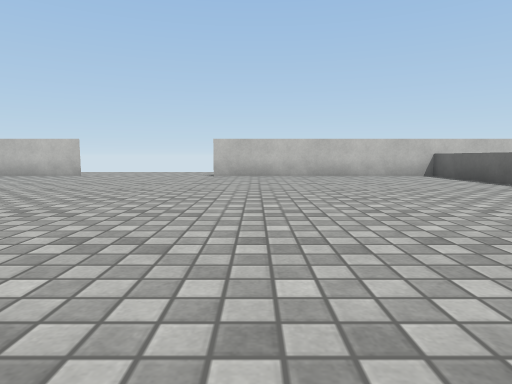
[1] (above)

16 first-person views from a walk through a scene from a Unity 3-D project. The camera is 0.3 m above the floor, tilts 6° down and sees 75° across. Doors are open. The floor is counted in squares, 0.5 m on a side. Each view is taken from the middle of a square. On the plan, view 1 faces up. The plan holds only what a view shows up to about 9 squares ahead; the rest is blank. The place goes on beyond the plan. Surface patterns are stand-ins for the level's own textures.

[2]
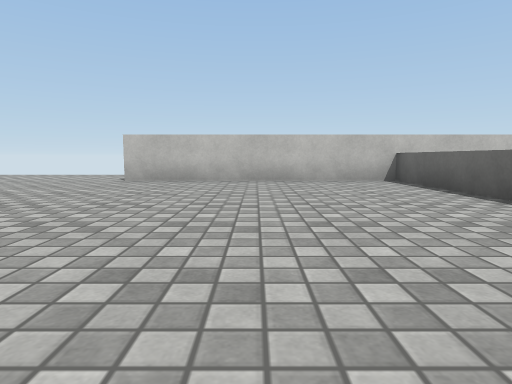

[3]
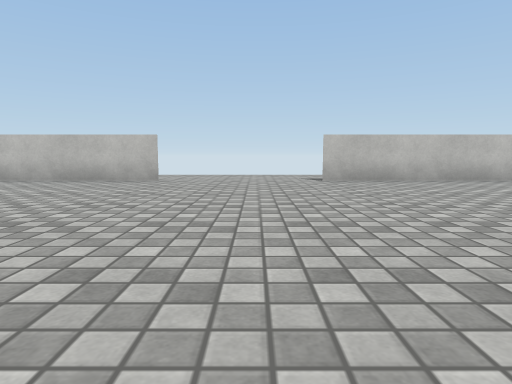

[4]
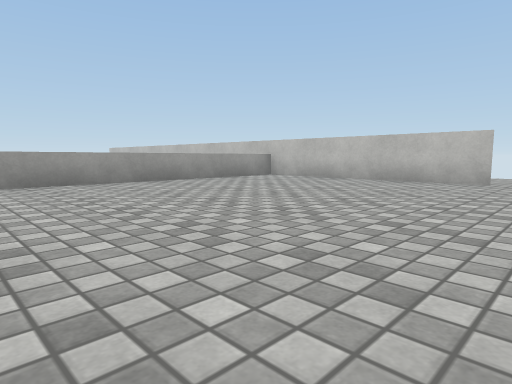

[5]
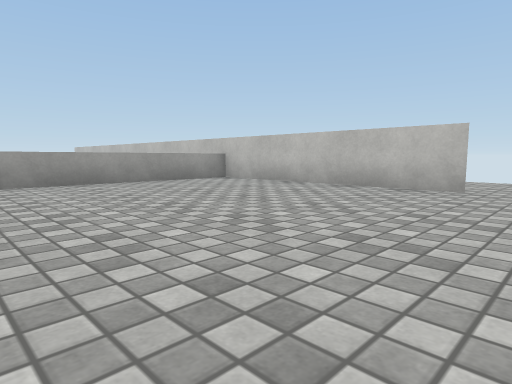

[6]
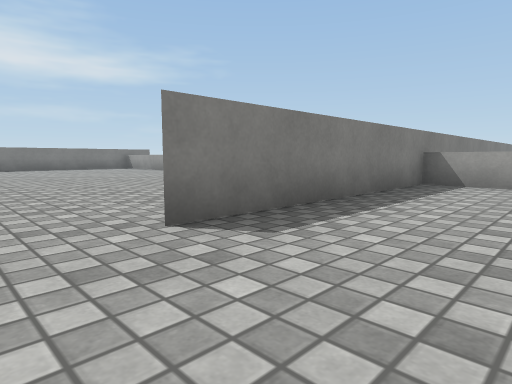

[7]
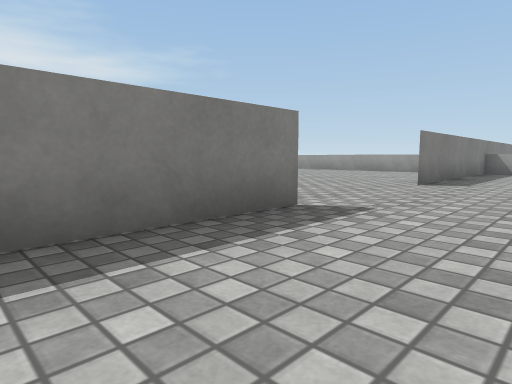

[8]
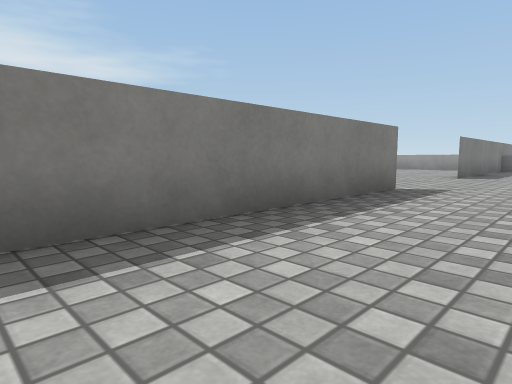

[9]
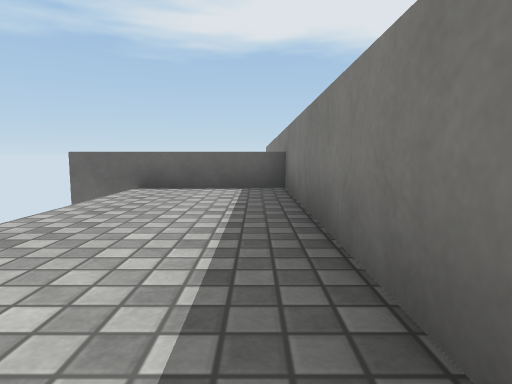

[10]
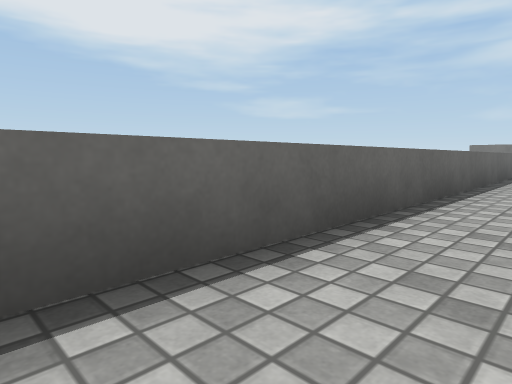

[11]
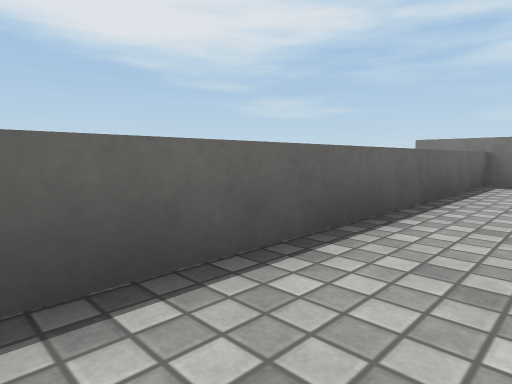

[12]
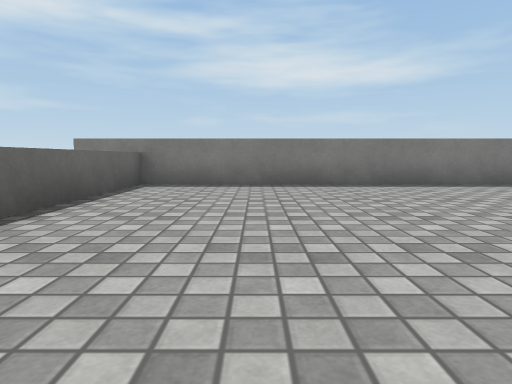

[13]
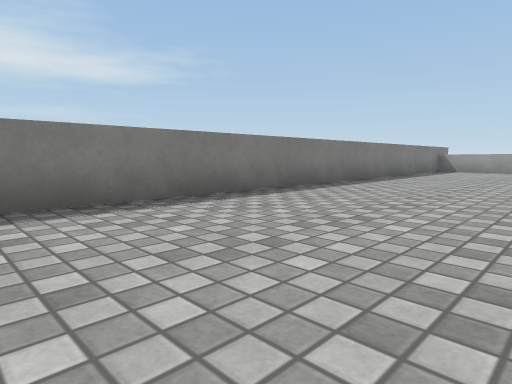

[14]
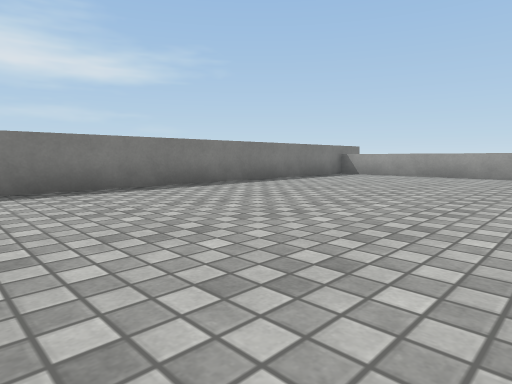

[15]
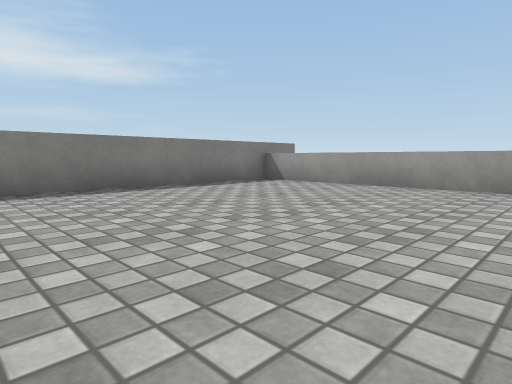

[16]
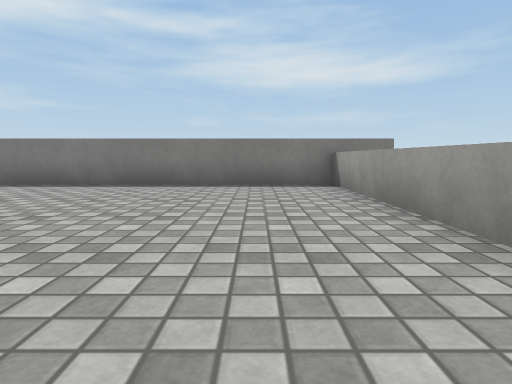

### Floor plan
Points are (right, up) in squares from view 1. A wall is a line through its corners. A room is listed if a view was taken in it or the views show most of it. See-through windows are left out.
Room 1 (views 1, 2, 3, 4, 5, 6, 7, 8, 9, 10, 11, 12, 13, 14, 15, 16)
walls: (-11.7, 1.1) (-11.7, -4.4); (-12.5, 10.4) (-5.4, 10.4) (-10.5, 10.4); (6.5, 10.4) (-1.4, 10.4) (6, 10.4); (-11.7, 12) (-11.7, 3); (5.5, -4.4) (5.5, 14.5); (-12.5, -4.4) (6.5, -4.4)
ways out: open door at (-6.9, 8.6)

Positions as (right, up) in squares from view 1, and headings:
1: (0, 0), facing up
2: (2, 2), facing up
3: (-3, 2), facing up
4: (-4, 2), facing up-left
5: (-4, 4), facing up-left
6: (-4, 13), facing down-left
7: (2, 13), facing down-left
8: (5, 13), facing down-left
9: (-1, 11), facing right
10: (4, 9), facing down-right
11: (4, 4), facing down-right
12: (3, 3), facing down
13: (3, 0), facing down-left
14: (-1, 2), facing down-left
15: (-5, 2), facing down-left
16: (-10, 3), facing down
